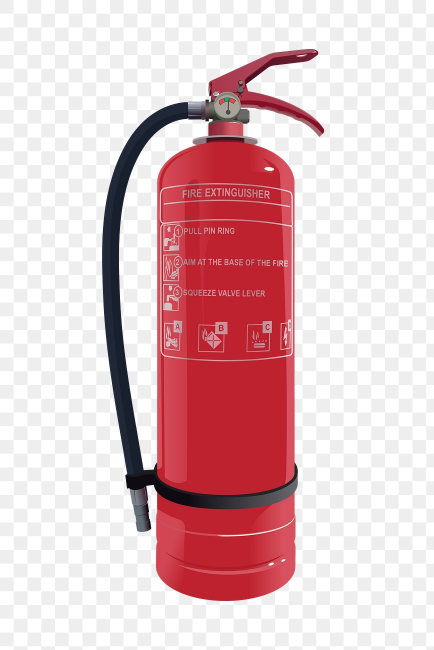
#> input picture tools/stock/ext-a.png, 867 x 1300 px, found by its file name (shown at 1/2 size); its folder holds 2 pictures in this run
$ python stock_matte.py
#> lines starting #> are read from the running program, lines starting #| are printed output that depends on the picture; after the words box and inside, x2 and y2 are one past the last pixel; in counts of white or black regions, pixels touching at a corner belong together
"""Removes the baked-in transparency checkerboard from Rawpixel CC0 preview PNGs.

The preview grid alternates 238/255 grey squares on a 55 px period; pixels matching that
model (border-connected, or enclosed regions that show both checker tones) are background.
"""
import os
import numpy as np
from PIL import Image
from scipy import ndimage as ndi

SRC = 'tools/stock'
OUT = 'assets/media/stock'
os.makedirs(OUT, exist_ok=True)
JOBS = {'ext-a': 'extinguisher', 'smoke-a': 'smoke-detector'}
SQ = 27.5


def matte(src, name):
#> called with src = 'ext-a', name = 'extinguisher'
    rgb = np.asarray(Image.open(os.path.join(SRC, src + '.png')).convert('RGB')).astype(np.float32)
    h, w, _ = rgb.shape
#> h = 1300; w = 867
    yy, xx = np.mgrid[0:h, 0:w]
    model = np.where(((xx // SQ) + (yy // SQ)) % 2 == 0, 238.0, 255.0)
    near_edge = (np.minimum(xx % SQ, SQ - xx % SQ) < 1.5) | (np.minimum(yy % SQ, SQ - yy % SQ) < 1.5)
    lo, hi = rgb.min(2), rgb.max(2)
    lum = rgb.mean(2)
    neutral = (hi - lo) <= 4
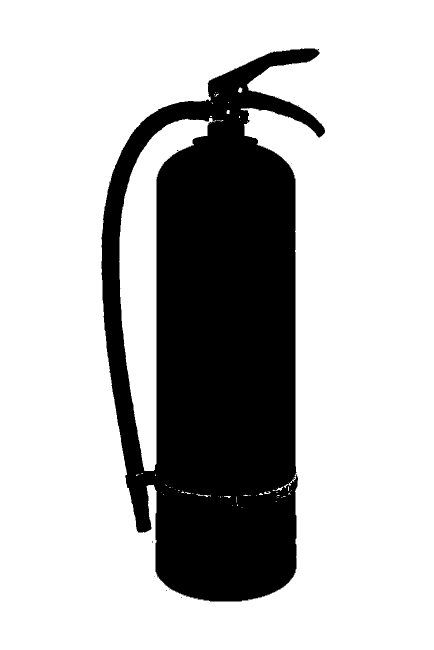
#> neutral: shape (1300, 867) bool (shown at 1/2 size); 73.2% white; 14 black regions (13 under 20 px), largest, box (x1, y1, x2, y2) and area: (203, 97, 650, 1203) 301777
    cand = neutral & ((np.abs(lum - model) <= 4) | (near_edge & (lum >= 234)))
#> cand: shape (1300, 867) bool; 73.1% white; 61 black regions (60 under 20 px), largest, box (x1, y1, x2, y2) and area: (203, 97, 650, 1203) 302895

    lab, n = ndi.label(cand)
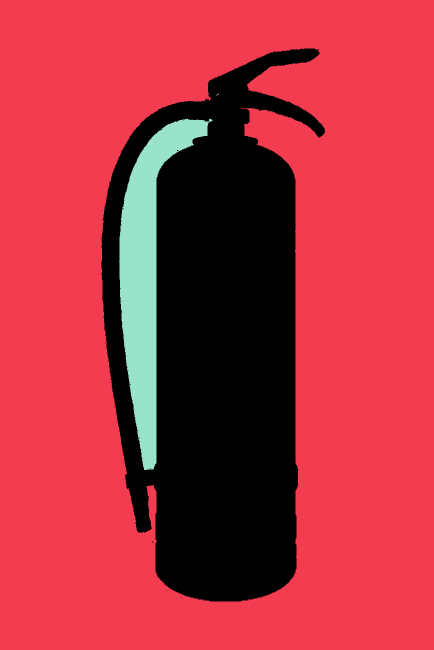
#> lab: shape (1300, 867) int32 (shown at 1/2 size); 7 distinct labels, from 0 to 6; one colour per label, 0 black
#> n = 6
    border = set(np.unique(np.concatenate([lab[0], lab[-1], lab[:, 0], lab[:, -1]]))) - {0}
#> border = 1 item
    bg = np.isin(lab, list(border))
#> bg: shape (1300, 867) bool; 69.3% white; 37 black regions (36 under 20 px), largest, box (x1, y1, x2, y2) and area: (203, 97, 650, 1203) 346192
    for i in range(1, n + 1):
        if i in border:
            continue
        comp = lab == i
        if comp.sum() < 300:
            continue
        vals = lum[comp]
        if (vals < 245).mean() > 0.15 and (vals > 250).mean() > 0.15:
            bg |= comp
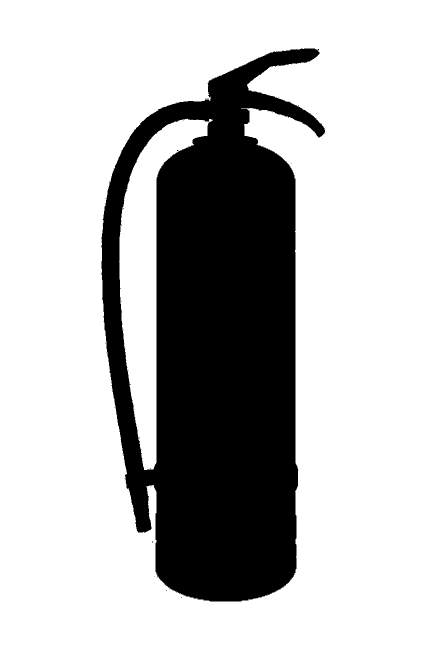
#> bg: shape (1300, 867) bool (shown at 1/2 size); 73.1% white; 61 black regions (60 under 20 px), largest, box (x1, y1, x2, y2) and area: (203, 97, 650, 1203) 302905
    bg = ndi.binary_opening(bg, iterations=1)
#> bg: shape (1300, 867) bool; 73.1% white; 13 black regions (12 under 20 px), largest, box (x1, y1, x2, y2) and area: (202, 97, 650, 1203) 303253

    B = np.repeat(model[..., None], 3, axis=2)
    dist = ndi.distance_transform_edt(~bg)
    up = np.where(rgb > B, (rgb - B) / np.maximum(255 - B, 1), (B - rgb) / np.maximum(B, 1))
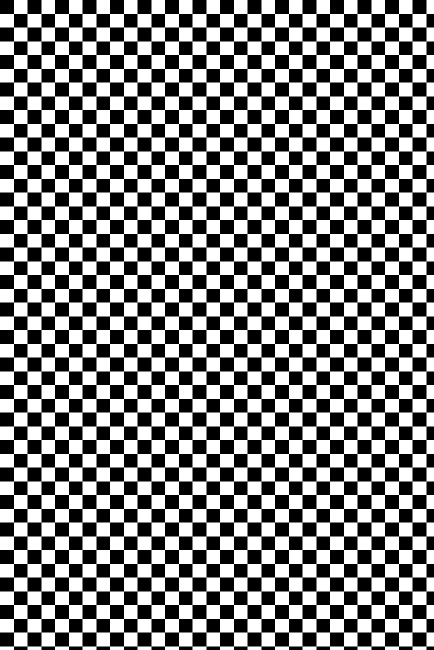
#> B: shape (1300, 867, 3) float64 (shown at 1/2 size); values 238 (black) and 255 (white), 49.9% white; 1 white region, box (x1, y1, x2, y2) and area: (0, 0, 867, 1300) 562912
    a_edge = np.clip((up.max(2) - 0.04) / 0.96, 0, 1)
    band = (~bg) & (dist <= 3)
#> band: shape (1300, 867) bool; 1.3% white; 14 white regions (12 under 20 px), largest, box (x1, y1, x2, y2) and area: (202, 97, 650, 1203) 10153, (235, 235, 428, 943) 4817
    alpha = np.where(bg, 0.0, 1.0)
    alpha[band] = a_edge[band]
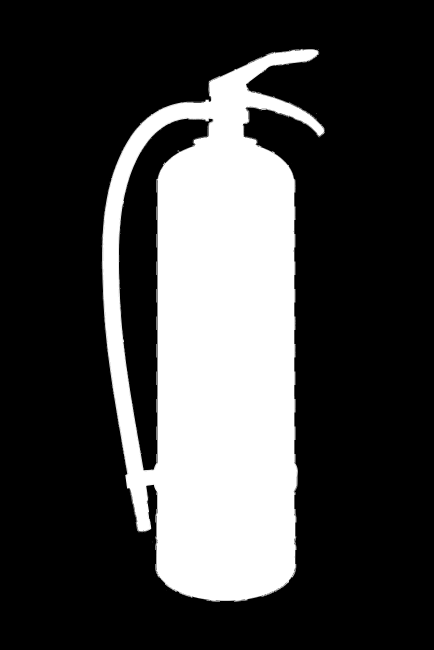
#> alpha: shape (1300, 867) float64 (shown at 1/2 size); min 0, max 1, mean 0.263
    fg = np.where(band[..., None], np.clip(B + (rgb - B) / np.maximum(alpha, 1e-3)[..., None], 0, 255), rgb)

    solid = alpha > 0.5
#> solid: shape (1300, 867) bool; 26.4% white; 20 white regions (12 under 20 px), largest, box (x1, y1, x2, y2) and area: (204, 98, 649, 1203) 297055, (313, 413, 314, 440) 27, (313, 468, 314, 495) 27
    lab2, n2 = ndi.label(solid)
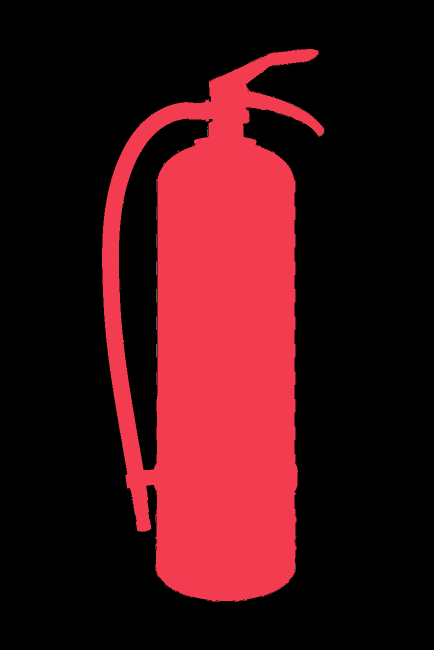
#> lab2: shape (1300, 867) int32 (shown at 1/2 size); 83 distinct labels, from 0 to 82; one colour per label, 0 black
#> n2 = 82
    if n2 > 1:
        sizes = ndi.sum(solid, lab2, index=np.arange(1, n2 + 1))
#> sizes = 82 values, max 296970 at index 0, min 1 at index 4, mean 3625.3
        keep = ndi.binary_dilation(np.isin(lab2, np.where(sizes >= sizes.max() * 0.01)[0] + 1), iterations=2)
#> keep: shape (1300, 867) bool; 27.2% white; 1 white region, box (x1, y1, x2, y2) and area: (202, 96, 651, 1205) 307062
        alpha *= keep
#> alpha: shape (1300, 867) float64; 0.02% of pixels changed, all inside (x1, y1, x2, y2) = (258, 98, 648, 1196)

    im = Image.fromarray(np.dstack([fg, alpha * 255]).astype(np.uint8), 'RGBA')
    im = im.crop(im.getchannel('A').point(lambda v: 255 if v > 12 else 0).getbbox())
#> im: PIL image 447x1106 RGBA
    if im.height > 1000:
        im = im.resize((round(im.width * 1000 / im.height), 1000), Image.LANCZOS)
#> im: PIL image 404x1000 RGBA
    im.save(os.path.join(OUT, name + '.webp'), 'WEBP', quality=88, method=6)
    for col, tag in (((18, 19, 22), 'dark'), ((217, 35, 50), 'red'), ((245, 244, 240), 'light')):
        prev = Image.new('RGBA', im.size, col + (255,))
        prev.alpha_composite(im)
        prev.convert('RGB').save(f'{SRC}/_{name}_{tag}.jpg', quality=88)
#> this loop made 3 passes
#> pass 2, in matte, `prev.convert('RGB').save(f'{SRC}/_{name}_{tag}.jpg', quality=88)`:
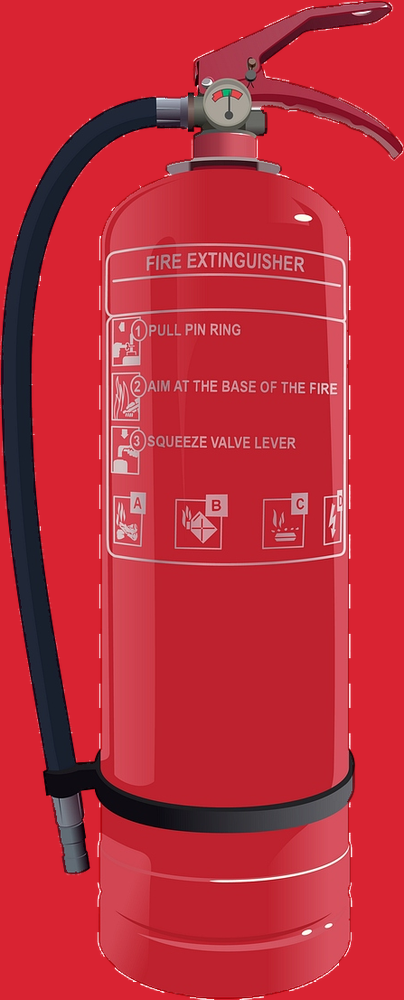
#> saved as _extinguisher_red.jpg: PIL image 404x1000 RGB; mean R, G, B 188.9, 45.2, 58.5
    print(name, im.size)
#| extinguisher (404, 1000)


for s, n in JOBS.items():
    matte(s, n)
#> pass 2 of the loop `for s, n in JOBS.items():`:
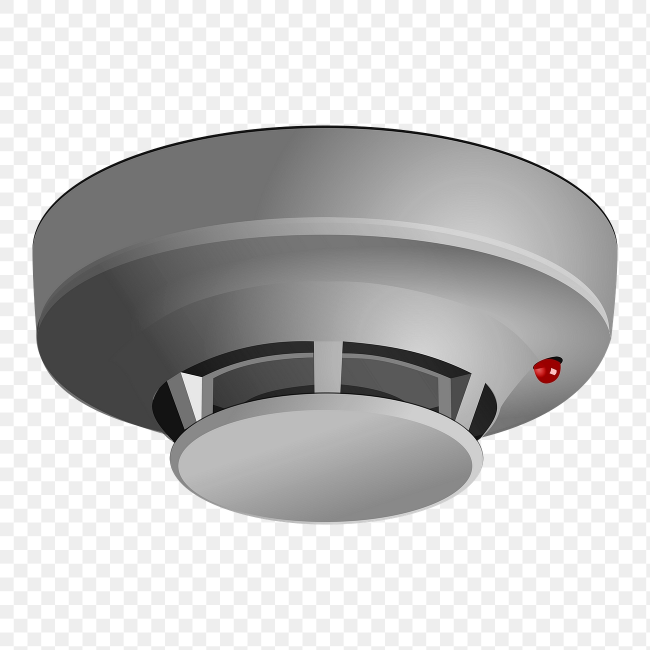
#> input picture tools/stock/smoke-a.png, 1300 x 1300 px, found by its file name (shown at 1/2 size)
#> rgb: shape (1300, 1300, 3) float32
#> lo: shape (1300, 1300) float32
#> hi: shape (1300, 1300) float32
#> lum: shape (1300, 1300) float32
#> neutral: shape (1300, 1300) bool; 99.9% white; 9 black regions (8 under 20 px), largest, box (x1, y1, x2, y2) and area: (1065, 715, 1125, 769) 2413
#> cand: shape (1300, 1300) bool; 57.2% white; 142 black regions (141 under 20 px), largest, box (x1, y1, x2, y2) and area: (65, 250, 1235, 1050) 722861
#> in matte (call 2), `lab, n = ndi.label(cand)`:
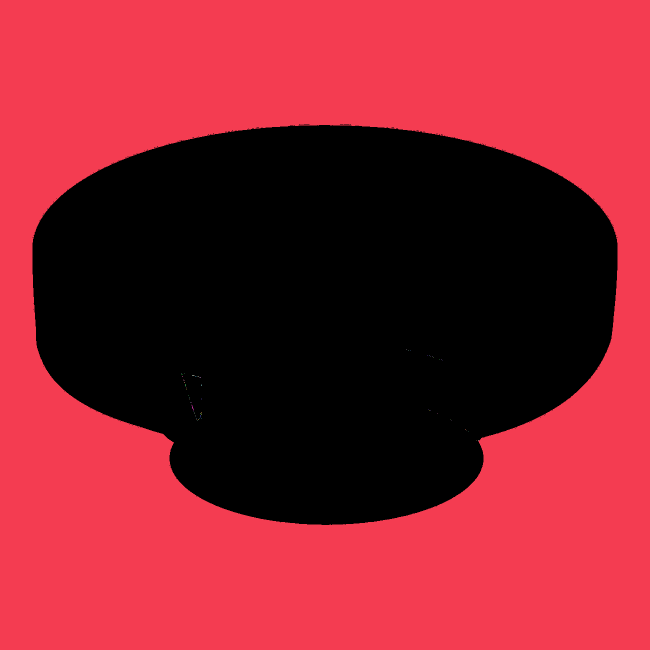
#> lab: shape (1300, 1300) int32 (shown at 1/2 size); 67 distinct labels, from 0 to 66; one colour per label, 0 black
#> n = 66
#> dist: shape (1300, 1300) float64
#> up: shape (1300, 1300, 3) float64
#> in matte (call 2), `up = np.where(rgb > B, (rgb - B) / np.maximum(255 - B, 1), (B - rgb) /..`:
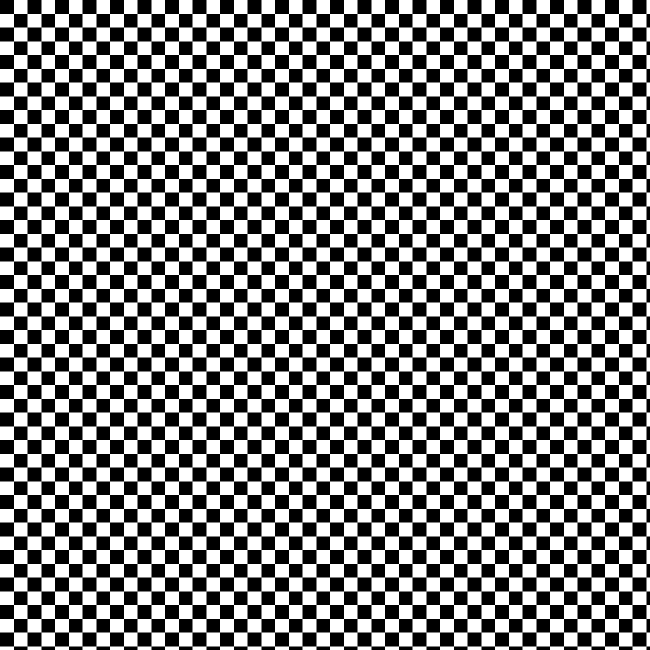
#> B: shape (1300, 1300, 3) float64 (shown at 1/2 size); values 238 (black) and 255 (white), 49.9% white; 1 white region, box (x1, y1, x2, y2) and area: (0, 0, 1300, 1300) 844032
#> n2 = 35
#> sizes = 35 values, max 717943 at index 0, min 1 at index 2, mean 20515.3
#| smoke-detector (1170, 798)
